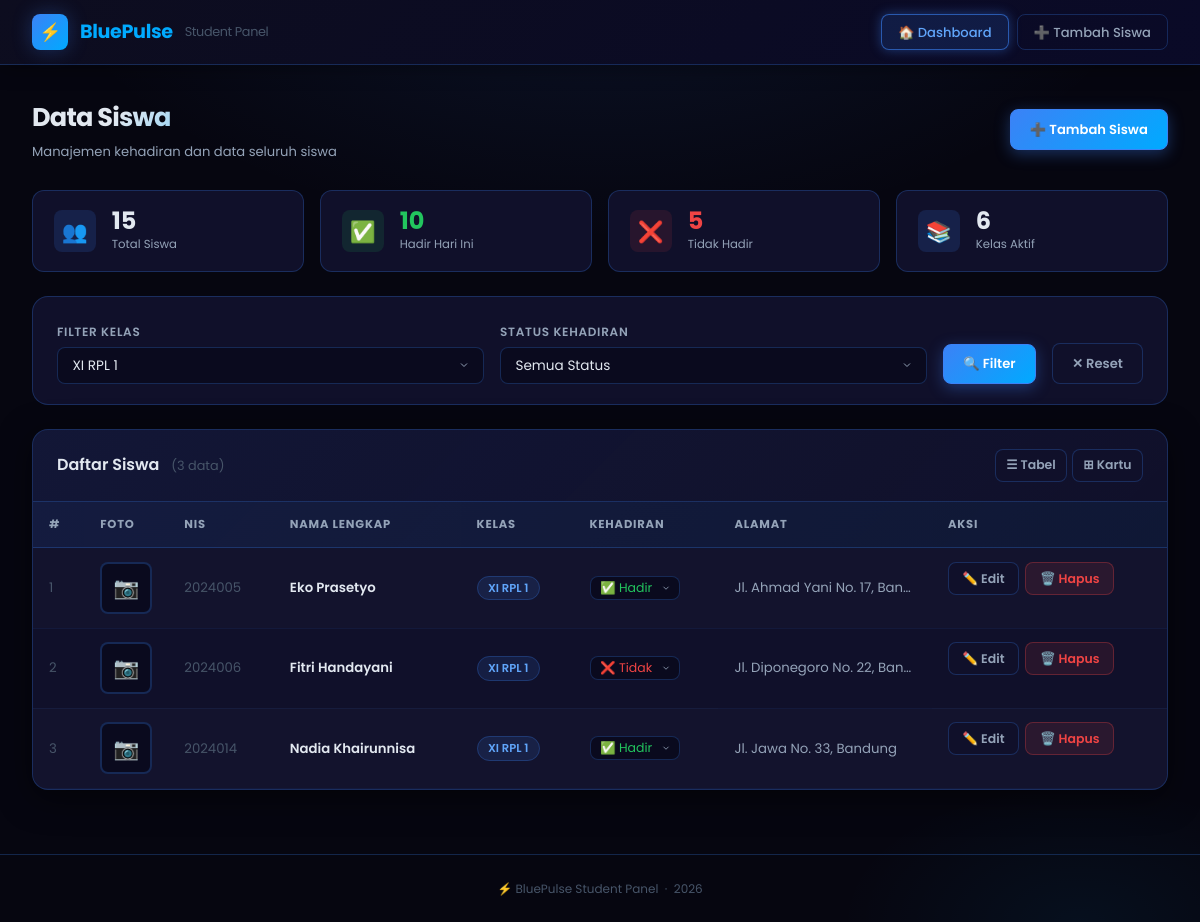
/index.php?class=XI RPL 1, run on the app's committed database.
### tables this page shows
CREATE TABLE IF NOT EXISTS students (
    id          INT(11)      AUTO_INCREMENT PRIMARY KEY,
    nis         VARCHAR(20)  DEFAULT NULL,
    name        VARCHAR(100) NOT NULL,
    class       VARCHAR(50)  NOT NULL,
    address     TEXT         DEFAULT NULL,
    attendance  ENUM('Hadir','Tidak') DEFAULT 'Tidak',
    photo       VARCHAR(255) DEFAULT NULL,    
    created_at  TIMESTAMP    DEFAULT CURRENT_TIMESTAMP,
    updated_at  TIMESTAMP    DEFAULT CURRENT_TIMESTAMP ON UPDATE CURRENT_TIMESTAMP
);

### config.php (called while the page is built, shortened)
<?php
function e(string $str): string {
    return htmlspecialchars($str, ENT_QUOTES, 'UTF-8');
}

### index.php (the view, shortened to what this page needs)
<?php
require_once 'config.php';
$filterClass      = trim($_GET['class']      ?? '');
$filterAttendance = trim($_GET['attendance'] ?? '');
$stmtClasses = $pdo->query("SELECT DISTINCT class FROM students ORDER BY class ASC");
$classes     = $stmtClasses->fetchAll(PDO::FETCH_COLUMN);
$where  = [];
$params = [];
if ($filterClass !== '') {
    $where[]            = 'class = :class';
    $params[':class']   = $filterClass;
}
$sql = 'SELECT * FROM students';
if ($where) $sql .= ' WHERE ' . implode(' AND ', $where);
$sql .= ' ORDER BY class ASC, name ASC';
$stmtStudents = $pdo->prepare($sql);
$stmtStudents->execute($params);
$students = $stmtStudents->fetchAll();
$stmtStats = $pdo->query("SELECT
    COUNT(*) AS total,
    SUM(attendance = 'Hadir') AS hadir,
    SUM(attendance = 'Tidak') AS tidak
    FROM students");
$stats = $stmtStats->fetch();
?>
<!DOCTYPE html>
<html lang="id">
<head>
    <link rel="stylesheet" href="style.css">
</head>
<body>
<header class="topbar">
    <div class="topbar-inner">
        <div class="topbar-logo">
            <div class="logo-icon">⚡</div>
            <span>Blue<span>Pulse</span></span>
            <span class="brand-sub" style="color:var(--text-muted);font-weight:400;font-size:0.8rem">Student Panel</span>
        </div>
        <nav class="topbar-nav">
            <a href="index.php" class="nav-btn active">🏠 Dashboard</a>
            <a href="tambah.php" class="nav-btn">➕ Tambah Siswa</a>
        </nav>
    </div>
</header>
<main class="page-wrapper">
    <div class="page-title">
        <div>
            <h1>Data Siswa</h1>
            <p>Manajemen kehadiran dan data seluruh siswa</p>
        </div>
        <a href="tambah.php" class="btn btn-primary">➕ Tambah Siswa</a>
    </div>
    <div class="stats-row">
        <div class="stat-card">
            <div class="stat-icon blue">👥</div>
            <div>
                <div class="stat-value"><?= $stats['total'] ?></div>
                <div class="stat-label">Total Siswa</div>
            </div>
        </div>
        <div class="stat-card">
            <div class="stat-icon green">✅</div>
            <div>
                <div class="stat-value" style="color:var(--green)"><?= $stats['hadir'] ?></div>
                <div class="stat-label">Hadir Hari Ini</div>
            </div>
        </div>
        <div class="stat-card">
            <div class="stat-icon red">❌</div>
            <div>
                <div class="stat-value" style="color:var(--red)"><?= $stats['tidak'] ?></div>
                <div class="stat-label">Tidak Hadir</div>
            </div>
        </div>
        <div class="stat-card">
            <div class="stat-icon blue">📚</div>
            <div>
                <div class="stat-value"><?= count($classes) ?></div>
                <div class="stat-label">Kelas Aktif</div>
            </div>
        </div>
    </div>
    <form method="GET" action="index.php" class="filter-bar show-spinner">
        <div class="filter-group">
            <label>Filter Kelas</label>
            <select name="class" class="form-select auto-submit">
                <?php foreach ($classes as $c): ?>
                <option value="<?= e($c) ?>" <?= $filterClass === $c ? 'selected' : '' ?>>
                    <?= e($c) ?>
                </option>
                <?php endforeach; ?>
            </select>
        </div>
        <div class="filter-group">
            <label>Status Kehadiran</label>
            <select name="attendance" class="form-select auto-submit">
                <option value="">Semua Status</option>
            </select>
        </div>
        <div class="filter-group" style="flex:0;min-width:auto">
            <label>&nbsp;</label>
            <button type="submit" class="btn btn-primary">🔍 Filter</button>
        </div>
        <?php if ($filterClass || $filterAttendance): ?>
        <div class="filter-group" style="flex:0;min-width:auto">
            <label>&nbsp;</label>
            <a href="index.php" class="btn btn-secondary">✕ Reset</a>
        </div>
        <?php endif; ?>
    </form>
    <div class="card">
        <div class="card-header">
            <h2>
                Daftar Siswa
                <span style="color:var(--text-muted);font-weight:400;font-size:0.8rem;margin-left:0.5rem">
                    (<?= count($students) ?> data)
                </span>
            </h2>
            <div class="view-toggle">
                <button id="btn-view-table" class="btn btn-secondary btn-sm active" title="Mode Tabel">
                    ☰ Tabel
                </button>
                <button id="btn-view-cards" class="btn btn-secondary btn-sm" title="Mode Kartu">
                    ⊞ Kartu
                </button>
            </div>
        </div>
        <?php if (empty($students)): ?>
        <div class="empty-state">
            <div class="icon">🔍</div>
            <h3>Tidak ada data ditemukan</h3>
            <p>Coba ubah filter atau <a href="tambah.php">tambah siswa baru</a>.</p>
        </div>
        <?php else: ?>
        <div id="view-table">
            <div class="table-wrap">
                <table>
                    <thead>
                        <tr>
                            <th>#</th>
                            <th class="td-photo">Foto</th>
                            <th>NIS</th>
                            <th>Nama Lengkap</th>
                            <th>Kelas</th>
                            <th>Kehadiran</th>
                            <th>Alamat</th>
                            <th>Aksi</th>
                        </tr>
                    </thead>
                    <tbody>
                    <?php foreach ($students as $i => $s): ?>
                        <tr>
                            <td style="color:var(--text-muted)"><?= $i + 1 ?></td>
                            <td class="td-photo">
                                <?php if ($s['photo']): ?>
                                <div class="thumb-frame"
                                     data-lightbox="<?= e(UPLOAD_URL . $s['photo']) ?>"
                                     title="Klik untuk perbesar">
                                    <img src="<?= e(UPLOAD_URL . $s['photo']) ?>"
                                         alt="Foto <?= e($s['name']) ?>">
                                </div>
                                <?php else: ?>
                                <div class="thumb-frame"><span class="no-photo">📷</span></div>
                                <?php endif; ?>
                            </td>
                            <td style="color:var(--text-muted)"><?= e($s['nis'] ?: '—') ?></td>
                            <td style="font-weight:600"><?= e($s['name']) ?></td>
                            <td>
                                <span style="background:rgba(59,130,246,0.12);color:var(--blue-light);
                                             border:1px solid rgba(59,130,246,0.25);border-radius:20px;
                                             padding:0.2rem 0.65rem;font-size:0.72rem;font-weight:600;">
                                    <?= e($s['class']) ?>
                                </span>
                            </td>
                            <td>
                                <form method="POST" action="proses_edit.php" class="attendance-form">
                                    <select name="attendance" class="attendance-select"
                                            style="color:<?= $s['attendance']==='Hadir' ? 'var(--green)' : 'var(--red)' ?>">
                                        <option value="Hadir" <?= $s['attendance']==='Hadir' ? 'selected':'' ?>>✅ Hadir</option>
                                        <option value="Tidak" <?= $s['attendance']==='Tidak' ? 'selected':'' ?>>❌ Tidak</option>
                                    </select>
                                </form>
                            </td>
                            <td style="max-width:180px;overflow:hidden;text-overflow:ellipsis;white-space:nowrap;color:var(--text-secondary)">
                                <?= e($s['address'] ?: '—') ?>
                            </td>
                            <td class="actions">
                                <a href="edit.php?id=<?= (int)$s['id'] ?>" class="btn btn-secondary btn-sm">✏️ Edit</a>
                                <a href="hapus.php?id=<?= (int)$s['id'] ?>"
                                   class="btn btn-danger btn-sm"
                                   data-confirm="Hapus siswa <?= e($s['name']) ?>? Tindakan ini tidak dapat dibatalkan.">
                                   🗑️ Hapus
                                </a>
                            </td>
                        </tr>
                    <?php endforeach; ?>
                    </tbody>
                </table>
            </div>
        </div>
        <?php endif; ?>
    </div>
</main>
<footer style="text-align:center;padding:1.5rem;color:var(--text-muted);font-size:0.75rem;border-top:1px solid var(--border)">
    ⚡ BluePulse Student Panel &nbsp;·&nbsp; <?= date('Y') ?>
</footer>
</body>
</html>

### data on the page
students: nis "2024005", name "Eko Prasetyo", class "XI RPL 1", attendance "✅ Hadir", address "Jl. Ahmad Yani No. 17, Ban…"
students: nis "2024006", name "Fitri Handayani", class "XI RPL 1", attendance "❌ Tidak", address "Jl. Diponegoro No. 22, Ban…"
students: nis "2024014", name "Nadia Khairunnisa", class "XI RPL 1", attendance "✅ Hadir", address "Jl. Jawa No. 33, Bandung"

### other printed values
$stats['total'] "15"
$stats['hadir'] "10"
$stats['tidak'] "5"
count($classes) "6"
count($students) "3"
form field class "XI RPL 1"
